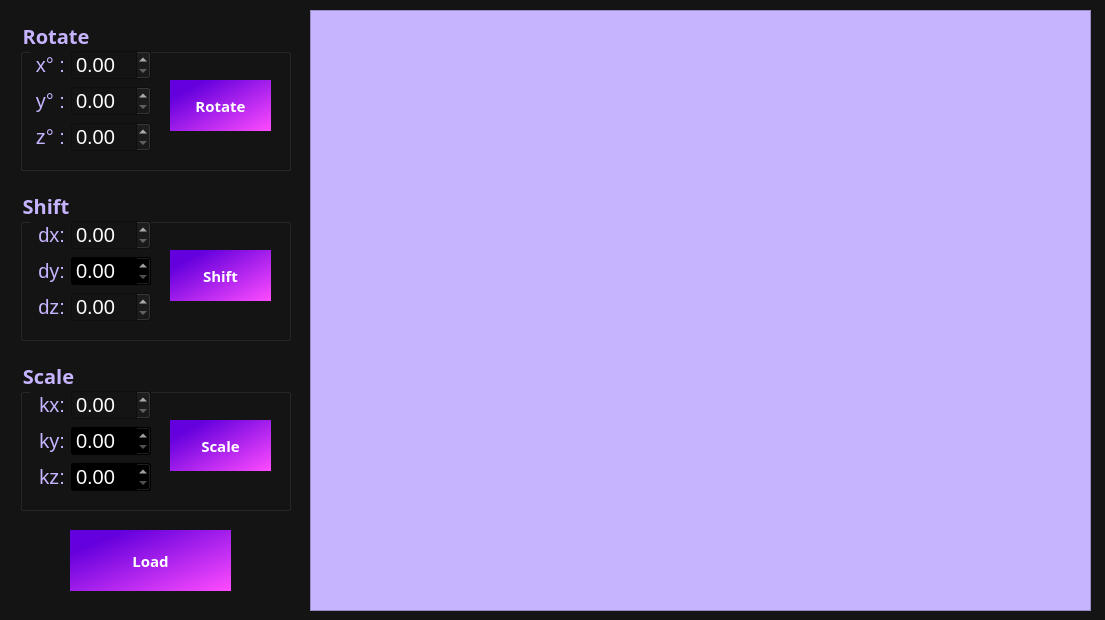
<?xml version="1.0" encoding="UTF-8"?>
<ui version="4.0">
 <class>MainWindow</class>
 <widget class="QMainWindow" name="MainWindow">
  <property name="geometry">
   <rect>
    <x>0</x>
    <y>0</y>
    <width>1105</width>
    <height>620</height>
   </rect>
  </property>
  <property name="windowTitle">
   <string>Не все ли равно, сколько человеку лет, если он знает свое дело?</string>
  </property>
  <property name="styleSheet">
   <string notr="true">color:white; background-color:rgb(20, 20, 20);</string>
  </property>
  <widget class="QWidget" name="centralwidget">
   <widget class="QGroupBox" name="groupBox_spin">
    <property name="geometry">
     <rect>
      <x>20</x>
      <y>20</y>
      <width>271</width>
      <height>151</height>
     </rect>
    </property>
    <property name="font">
     <font>
      <family>Segoe UI Black</family>
      <pointsize>-1</pointsize>
      <weight>75</weight>
      <bold>true</bold>
     </font>
    </property>
    <property name="styleSheet">
     <string notr="true">color:rgb(198, 180, 255); font-size:20px;</string>
    </property>
    <property name="title">
     <string>Rotate</string>
    </property>
    <widget class="QWidget" name="layoutWidget">
     <property name="geometry">
      <rect>
       <x>10</x>
       <y>30</y>
       <width>121</width>
       <height>102</height>
      </rect>
     </property>
     <layout class="QHBoxLayout" name="horizontalLayout">
      <item>
       <layout class="QVBoxLayout" name="verticalLayout_2">
        <item>
         <widget class="QLabel" name="label">
          <property name="font">
           <font>
            <pointsize>-1</pointsize>
           </font>
          </property>
          <property name="text">
           <string>x° :</string>
          </property>
          <property name="alignment">
           <set>Qt::AlignRight|Qt::AlignTrailing|Qt::AlignVCenter</set>
          </property>
         </widget>
        </item>
        <item>
         <widget class="QLabel" name="label_2">
          <property name="font">
           <font>
            <pointsize>-1</pointsize>
           </font>
          </property>
          <property name="text">
           <string>y° :</string>
          </property>
          <property name="alignment">
           <set>Qt::AlignRight|Qt::AlignTrailing|Qt::AlignVCenter</set>
          </property>
         </widget>
        </item>
        <item>
         <widget class="QLabel" name="label_3">
          <property name="font">
           <font>
            <pointsize>-1</pointsize>
           </font>
          </property>
          <property name="text">
           <string>z° :</string>
          </property>
          <property name="alignment">
           <set>Qt::AlignRight|Qt::AlignTrailing|Qt::AlignVCenter</set>
          </property>
         </widget>
        </item>
       </layout>
      </item>
      <item>
       <layout class="QVBoxLayout" name="verticalLayout">
        <item>
         <widget class="QDoubleSpinBox" name="doubleSpinBox_spin_x">
          <property name="font">
           <font>
            <pointsize>-1</pointsize>
           </font>
          </property>
          <property name="styleSheet">
           <string notr="true">color:white; background-color:rgb(20, 20, 20);</string>
          </property>
         </widget>
        </item>
        <item>
         <widget class="QDoubleSpinBox" name="doubleSpinBox_spin_y">
          <property name="font">
           <font>
            <pointsize>-1</pointsize>
           </font>
          </property>
          <property name="styleSheet">
           <string notr="true">color:white; background-color:rgb(20, 20, 20);</string>
          </property>
         </widget>
        </item>
        <item>
         <widget class="QDoubleSpinBox" name="doubleSpinBox_spin_z">
          <property name="font">
           <font>
            <pointsize>-1</pointsize>
           </font>
          </property>
          <property name="styleSheet">
           <string notr="true">color:white;background-color:rgb(20, 20, 20);</string>
          </property>
         </widget>
        </item>
       </layout>
      </item>
     </layout>
    </widget>
    <widget class="QPushButton" name="pushButton_spin">
     <property name="geometry">
      <rect>
       <x>150</x>
       <y>60</y>
       <width>101</width>
       <height>51</height>
      </rect>
     </property>
     <property name="font">
      <font>
       <family>Segoe UI Black</family>
       <pointsize>-1</pointsize>
       <weight>75</weight>
       <italic>false</italic>
       <bold>true</bold>
      </font>
     </property>
     <property name="styleSheet">
      <string notr="true">background-color: qlineargradient(spread:pad, x1:0.159204, y1:0.205, x2:1, y2:1, stop:0 rgba(100, 0, 221, 255), stop:1 rgba(255, 76, 255, 255));
font-size:15px;
border: 0px;
color:white;
</string>
     </property>
     <property name="text">
      <string>Rotate</string>
     </property>
    </widget>
   </widget>
   <widget class="QGroupBox" name="groupBox_move">
    <property name="geometry">
     <rect>
      <x>20</x>
      <y>190</y>
      <width>271</width>
      <height>151</height>
     </rect>
    </property>
    <property name="font">
     <font>
      <family>Segoe UI Black</family>
      <pointsize>-1</pointsize>
      <weight>75</weight>
      <bold>true</bold>
     </font>
    </property>
    <property name="styleSheet">
     <string notr="true">font-size:20px; color:rgb(198, 180, 255)</string>
    </property>
    <property name="title">
     <string>Shift</string>
    </property>
    <widget class="QWidget" name="layoutWidget">
     <property name="geometry">
      <rect>
       <x>10</x>
       <y>30</y>
       <width>121</width>
       <height>102</height>
      </rect>
     </property>
     <layout class="QHBoxLayout" name="horizontalLayout_2">
      <item>
       <layout class="QVBoxLayout" name="verticalLayout_3">
        <item>
         <widget class="QLabel" name="label_4">
          <property name="font">
           <font>
            <pointsize>-1</pointsize>
           </font>
          </property>
          <property name="text">
           <string>dx:</string>
          </property>
          <property name="alignment">
           <set>Qt::AlignRight|Qt::AlignTrailing|Qt::AlignVCenter</set>
          </property>
         </widget>
        </item>
        <item>
         <widget class="QLabel" name="label_5">
          <property name="font">
           <font>
            <pointsize>-1</pointsize>
           </font>
          </property>
          <property name="text">
           <string>dy:</string>
          </property>
          <property name="alignment">
           <set>Qt::AlignRight|Qt::AlignTrailing|Qt::AlignVCenter</set>
          </property>
         </widget>
        </item>
        <item>
         <widget class="QLabel" name="label_6">
          <property name="font">
           <font>
            <pointsize>-1</pointsize>
           </font>
          </property>
          <property name="text">
           <string>dz:</string>
          </property>
          <property name="alignment">
           <set>Qt::AlignRight|Qt::AlignTrailing|Qt::AlignVCenter</set>
          </property>
         </widget>
        </item>
       </layout>
      </item>
      <item>
       <layout class="QVBoxLayout" name="verticalLayout_4">
        <item>
         <widget class="QDoubleSpinBox" name="doubleSpinBox_move_x">
          <property name="font">
           <font>
            <pointsize>-1</pointsize>
           </font>
          </property>
          <property name="styleSheet">
           <string notr="true">color:white;background-color:rgb(20, 20, 20);</string>
          </property>
         </widget>
        </item>
        <item>
         <widget class="QDoubleSpinBox" name="doubleSpinBox_move_y">
          <property name="font">
           <font>
            <pointsize>-1</pointsize>
           </font>
          </property>
          <property name="styleSheet">
           <string notr="true">color:white; background-color:black;</string>
          </property>
         </widget>
        </item>
        <item>
         <widget class="QDoubleSpinBox" name="doubleSpinBox_move_z">
          <property name="font">
           <font>
            <pointsize>-1</pointsize>
           </font>
          </property>
          <property name="styleSheet">
           <string notr="true">color:white; background-color:rgb(20, 20, 20);</string>
          </property>
         </widget>
        </item>
       </layout>
      </item>
     </layout>
    </widget>
    <widget class="QPushButton" name="pushButton_move">
     <property name="geometry">
      <rect>
       <x>150</x>
       <y>60</y>
       <width>101</width>
       <height>51</height>
      </rect>
     </property>
     <property name="font">
      <font>
       <family>Segoe UI Black</family>
       <pointsize>-1</pointsize>
       <weight>75</weight>
       <bold>true</bold>
      </font>
     </property>
     <property name="styleSheet">
      <string notr="true">background-color: qlineargradient(spread:pad, x1:0.159204, y1:0.205, x2:1, y2:1, stop:0 rgba(100, 0, 221, 255), stop:1 rgba(255, 76, 255, 255));
font-size:15px;
border: 0px;
color:white;
</string>
     </property>
     <property name="text">
      <string>Shift</string>
     </property>
    </widget>
   </widget>
   <widget class="QGroupBox" name="groupBox_scale">
    <property name="geometry">
     <rect>
      <x>20</x>
      <y>360</y>
      <width>271</width>
      <height>151</height>
     </rect>
    </property>
    <property name="font">
     <font>
      <family>Segoe UI Black</family>
      <pointsize>-1</pointsize>
      <weight>75</weight>
      <bold>true</bold>
     </font>
    </property>
    <property name="styleSheet">
     <string notr="true">font-size:20px; color:rgb(198, 180, 255);</string>
    </property>
    <property name="title">
     <string>Scale</string>
    </property>
    <widget class="QWidget" name="layoutWidget_2">
     <property name="geometry">
      <rect>
       <x>10</x>
       <y>30</y>
       <width>121</width>
       <height>102</height>
      </rect>
     </property>
     <layout class="QHBoxLayout" name="horizontalLayout_3">
      <item>
       <layout class="QVBoxLayout" name="verticalLayout_5">
        <item>
         <widget class="QLabel" name="label_7">
          <property name="font">
           <font>
            <pointsize>-1</pointsize>
           </font>
          </property>
          <property name="text">
           <string>kx:</string>
          </property>
          <property name="alignment">
           <set>Qt::AlignRight|Qt::AlignTrailing|Qt::AlignVCenter</set>
          </property>
         </widget>
        </item>
        <item>
         <widget class="QLabel" name="label_8">
          <property name="font">
           <font>
            <pointsize>-1</pointsize>
           </font>
          </property>
          <property name="text">
           <string>ky:</string>
          </property>
          <property name="alignment">
           <set>Qt::AlignRight|Qt::AlignTrailing|Qt::AlignVCenter</set>
          </property>
         </widget>
        </item>
        <item>
         <widget class="QLabel" name="label_9">
          <property name="font">
           <font>
            <pointsize>-1</pointsize>
           </font>
          </property>
          <property name="text">
           <string>kz:</string>
          </property>
          <property name="alignment">
           <set>Qt::AlignRight|Qt::AlignTrailing|Qt::AlignVCenter</set>
          </property>
         </widget>
        </item>
       </layout>
      </item>
      <item>
       <layout class="QVBoxLayout" name="verticalLayout_6">
        <item>
         <widget class="QDoubleSpinBox" name="doubleSpinBox_scale_x">
          <property name="font">
           <font>
            <pointsize>-1</pointsize>
           </font>
          </property>
          <property name="styleSheet">
           <string notr="true">color:white; background-color:rgb(20, 20, 20);</string>
          </property>
         </widget>
        </item>
        <item>
         <widget class="QDoubleSpinBox" name="doubleSpinBox_scale_y">
          <property name="font">
           <font>
            <pointsize>-1</pointsize>
           </font>
          </property>
          <property name="styleSheet">
           <string notr="true">color:white; background-color:black;</string>
          </property>
         </widget>
        </item>
        <item>
         <widget class="QDoubleSpinBox" name="doubleSpinBox_scale_z">
          <property name="font">
           <font>
            <pointsize>-1</pointsize>
           </font>
          </property>
          <property name="styleSheet">
           <string notr="true">color:white; background-color:black;</string>
          </property>
         </widget>
        </item>
       </layout>
      </item>
     </layout>
    </widget>
    <widget class="QPushButton" name="pushButton_scale">
     <property name="geometry">
      <rect>
       <x>150</x>
       <y>60</y>
       <width>101</width>
       <height>51</height>
      </rect>
     </property>
     <property name="font">
      <font>
       <family>Segoe UI Black</family>
       <pointsize>-1</pointsize>
       <weight>75</weight>
       <bold>true</bold>
      </font>
     </property>
     <property name="styleSheet">
      <string notr="true">background-color: qlineargradient(spread:pad, x1:0.159204, y1:0.205, x2:1, y2:1, stop:0 rgba(100, 0, 221, 255), stop:1 rgba(255, 76, 255, 255));
font-size:15px;
border: 0px;
color:white;
</string>
     </property>
     <property name="locale">
      <locale language="Soga" country="Uganda"/>
     </property>
     <property name="text">
      <string>Scale</string>
     </property>
    </widget>
   </widget>
   <widget class="QPushButton" name="pushButton_load">
    <property name="geometry">
     <rect>
      <x>70</x>
      <y>530</y>
      <width>161</width>
      <height>61</height>
     </rect>
    </property>
    <property name="font">
     <font>
      <family>Segoe UI Black</family>
      <pointsize>-1</pointsize>
      <weight>75</weight>
      <bold>true</bold>
     </font>
    </property>
    <property name="styleSheet">
     <string notr="true">background-color: qlineargradient(spread:pad, x1:0.159204, y1:0.205, x2:1, y2:1, stop:0 rgba(100, 0, 221, 255), stop:1 rgba(255, 76, 255, 255));
font-size:15px;
border: 0px;</string>
    </property>
    <property name="text">
     <string>Load</string>
    </property>
   </widget>
   <widget class="QGraphicsView" name="graphicsView">
    <property name="geometry">
     <rect>
      <x>310</x>
      <y>10</y>
      <width>781</width>
      <height>601</height>
     </rect>
    </property>
    <property name="styleSheet">
     <string notr="true">color:white; background-color:rgb(198, 180, 255)</string>
    </property>
   </widget>
  </widget>
  <widget class="QMenuBar" name="menubar">
   <property name="geometry">
    <rect>
     <x>0</x>
     <y>0</y>
     <width>1105</width>
     <height>26</height>
    </rect>
   </property>
  </widget>
 </widget>
 <resources/>
 <connections/>
</ui>
